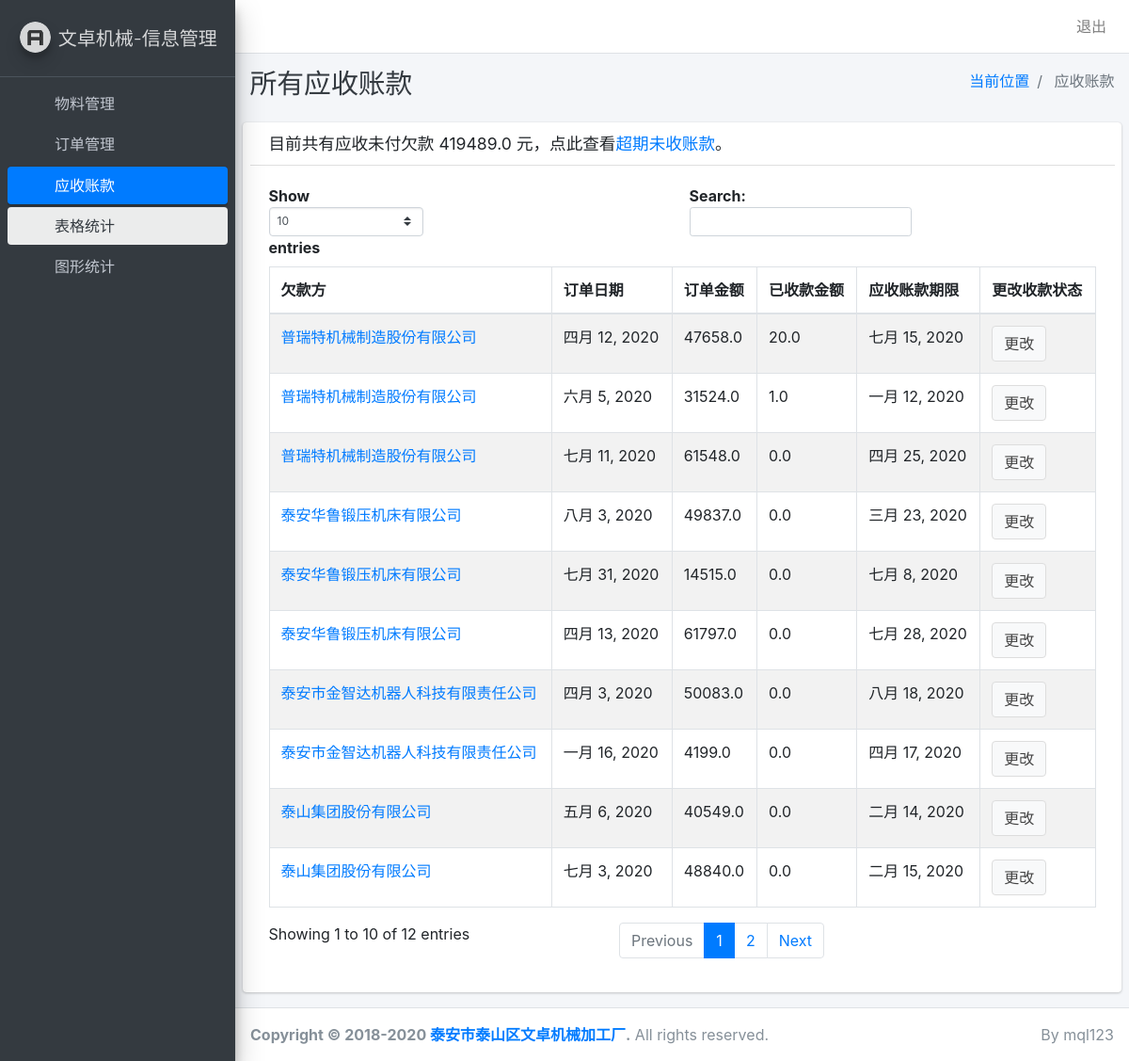
/debt/ (signed in), run on the app's committed database.
### debt/models.py (models this page shows)
class Debt(models.Model):
    order = models.ForeignKey(Order, on_delete=models.CASCADE, verbose_name='订单')
    clear = models.BooleanField(default=False, verbose_name='是否全部回款')
    alredy_cleared=models.FloatField(default=0, verbose_name='已收款金额')
    last_date = models.DateField(verbose_name='应收日期')
    def __str__(self):
        return f'{self.order.order_date} {self.order.buyer} 欠 {self.order.get_sum()}元'
    class Meta:
        verbose_name = "应收账款"
        verbose_name_plural = "应收账款"

### order/models.py (models this page shows, shortened)
class Order(models.Model):
    buyer = models.ForeignKey(Company, on_delete=models.CASCADE, related_name='comp_buyer', verbose_name='甲方')
    seller = models.ForeignKey(Company, on_delete=models.CASCADE, related_name='comp_seller', verbose_name='乙方')
    mat_set = models.ManyToManyField(Material, related_name='mat_order', verbose_name='产品列表')
    order_place = models.CharField(max_length=200, verbose_name='合同签订地点')
    order_code = models.CharField(max_length=200, verbose_name='甲方合同编号')
    order_date = models.DateField(verbose_name='合同签订日期')
    deposit_percent = models.FloatField(verbose_name='预付定金比例（百分数）',default=0.0)
    def get_sum(self):
        return sum((mat.material_price*mat.material_num for mat in self.mat_set.all()))
    class Meta:
        verbose_name = "订单"
        verbose_name_plural = "订单"

class Company(models.Model):
    comp_name = models.CharField(max_length=200, verbose_name='公司名称')
    comp_addr = models.CharField(max_length=200, verbose_name='公司地址',blank=True)
    comp_legal_person = models.CharField(max_length=100, verbose_name='法定代表人',blank=True)
    comp_agent_person = models.CharField(max_length=100, verbose_name='委托代理人',blank=True)
    comp_phone = models.CharField(max_length=20, verbose_name='电话',blank=True)
    comp_mail = models.CharField(max_length=20, verbose_name='邮编',blank=True)
    comp_bank_name = models.CharField(max_length=30, verbose_name='开户银行',blank=True)
    comp_bank_account = models.CharField(max_length=30, verbose_name='银行账号',blank=True)
    comp_tax_account = models.CharField(max_length=30, verbose_name='税号',blank=True)
    comp_contact_person = models.CharField(max_length=30, verbose_name='联系人',blank=True)
    def __str__(self):
        return self.comp_name
    class Meta:
        verbose_name = "客户"
        verbose_name_plural = "客户"

### material/models.py (models this page shows, shortened)
class Material(models.Model):
    material_name = models.CharField(max_length=200, verbose_name='产品名称')
    material_spec = models.CharField(max_length=100, verbose_name='产品规格')
    material_unit = models.CharField(max_length=10, verbose_name='产品单位')
    material_num = models.IntegerField(verbose_name='数量')
    material_price = models.FloatField(verbose_name='单价')
    material_date = models.DateField(verbose_name='交货日期')
    material_expl = models.CharField(max_length=200, verbose_name='备注')
    class Meta:
        verbose_name = "产品"
        verbose_name_plural = "产品"

### login/wrapper.py (the view)
    def wrapper(*args, **kw):
        if args[0].session.get('is_login'):
            return func(*args,**kw)
        else:
            return redirect('login:login')

### debt/views.py (called while the page is built)
@login_required
def index(request):
    debts = Debt.objects.filter(Q(clear=False) & Q(order__seller__id=1))
    all_debts_sum = sum((i.order.get_sum() for i in debts))
    return render(request, 'debt/table.html', {'debts': debts, 'all_debts_sum': all_debts_sum})

### login/wrapper.py (called while the page is built)
def login_required(func):
    def wrapper(*args, **kw):
        if args[0].session.get('is_login'):
            return func(*args,**kw)
        else:
            return redirect('login:login')
    return wrapper

### debt/templates/debt/table.html (shortened to what this page needs)
{% extends 'base.html' %}
{% load static %}
{% block header %}
    所有应收账款
{% endblock %}
{% block css %}
    <link rel="stylesheet" href="{% static 'adminlte-3.0.5/plugins/sweetalert2-theme-bootstrap-4/bootstrap-4.min.css' %}">
    <link rel="stylesheet" href="{% static 'adminlte-3.0.5/plugins/toastr/toastr.min.css' %}">
{% endblock %}
{% block where %}
    应收账款
{% endblock %}
{% block content %}
    <div class="card col-lg-12">
        <div class="card-header">
            <h3 class="card-title">目前共有应收未付欠款 {{ all_debts_sum }} 元，点此查看<a href="{% url 'debt:overdue' %}">超期未收账款</a>。</h3>
        </div>
        <div class="card-body">
            <div id="example1_wrapper" class="dataTables_wrapper dt-bootstrap4">
                <div class="row">
                    <div class="col-lg-12">
                        <table id="example1" class="table table-bordered table-striped dataTable dtr-inline" role="grid"
                               aria-describedby="example1_info">
                            <thead>
                            <tr role="row">
                                <th class="sorting" tabindex="0" aria-controls="example1" rowspan="1" colspan="1"
                                    aria-label="Rendering engine: activate to sort column ascending">欠款方
                                </th>
                                <th class="sorting" tabindex="0" aria-controls="example1" rowspan="1" colspan="1"
                                    aria-label="Browser: activate to sort column ascending">订单日期
                                </th>
                                <th class="sorting" tabindex="0" aria-controls="example1" rowspan="1" colspan="1"
                                    aria-label="Platform(s): activate to sort column ascending">订单金额
                                </th>
                                <th class="sorting" tabindex="0" aria-controls="example1" rowspan="1" colspan="1"
                                    aria-label="Platform(s): activate to sort column ascending">已收款金额
                                </th>
                                <th class="sorting_desc" tabindex="0" aria-controls="example1" rowspan="1" colspan="1"
                                    aria-label="Engine version: activate to sort column ascending"
                                    aria-sort="descending">应收账款期限
                                </th>
                                <th class="sorting_desc" tabindex="0" aria-controls="example1" rowspan="1" colspan="1"
                                    aria-label="Engine version: activate to sort column ascending"
                                    aria-sort="descending">
                                    更改收款状态
                                </th>
                            </tr>
                            </thead>
                            <tbody>
                            <tr>
                            {% for debt in debts %}
                                <td><a href="/admin/debt/debt/{{ debt.id }}/change" target="_blank">{{ debt.order.buyer }}</a></td>
                                <td>{{ debt.order.order_date }}</td>
                                <td>{{ debt.order.get_sum }}</td>
                                <td>{{ debt.alredy_cleared }}</td>
                                <td >{{ debt.last_date }}</td>
                                <td>
                                    <button type="button" class="btn btn-default toastrDefaultSuccess" id="{{ debt.id }}" content="{{ debt }}">
                                        更改
                                    </button>
                                </td>
                            </tr>
                            {% endfor %}
                            </tbody>
                        </table>
                    </div>
                </div>
            </div>
        </div>
    </div>
{% endblock %}

### templates/base.html (shortened to what this page needs)
{% load static %}
<!DOCTYPE html>
<html lang="en">
<head>
    <link rel="stylesheet" href="{% static 'adminlte-3.0.5/plugins/fontawesome-free/css/all.min.css' %}">
    <link rel="stylesheet" href="{% static 'adminlte-3.0.5/dist/css/adminlte.min.css' %}">
    {% block css %}{% endblock %}
</head>
<body class="hold-transition sidebar-mini">
<div class="wrapper">
    <nav class="main-header navbar navbar-expand navbar-white navbar-light">
        <ul class="navbar-nav">
            <li class="nav-item">
                <a class="nav-link" data-widget="pushmenu" href="#" role="button"><i class="fas fa-bars"></i></a>
            </li>
        </ul>
        <ul class="navbar-nav ml-auto">
            <li class="nav-item d-none d-sm-inline-block">
                <a href="/logout" class="nav-link">退出</a>
            </li>
        </ul>
    </nav>
    <aside class="main-sidebar sidebar-dark-primary elevation-4">
        <a href="#" class="brand-link" style="padding: 1.6rem 0.5rem">
            <img src="{% static 'adminlte-3.0.5/dist/img/AdminLTELogo.png' %}" alt="AdminLTE Logo" class="brand-image img-circle elevation-3"
                 style="opacity: .8">
            <span class="brand-text font-weight-light">文卓机械-信息管理</span>
        </a>
        <div class="sidebar">
            <nav class="mt-2">
                <ul class="nav nav-pills nav-sidebar flex-column" data-widget="treeview" role="menu" data-accordion="false">
                    <li class="nav-item">
                        <a href="{% url 'material:index' %}" class="nav-link">
                            <i class="nav-icon fas fa-tachometer-alt"></i>
                            <p>
                                物料管理
                            </p>
                        </a>
                    </li>
                    <li class="nav-item">
                        <a href="{% url 'order:index' %}" class="nav-link">
                            <i class="nav-icon fas fa-shopping-cart"></i>
                            <p>
                                订单管理
                            </p>
                        </a>
                    </li>
                    <li class="nav-item has-treeview menu-open">
                        <a href="#" class="nav-link">
                            <i class="nav-icon fas fa-book"></i>
                            <p>
                                应收账款
                                <i class="right fas fa-angle-left"></i>
                            </p>
                        </a>
                        <ul class="nav nav-treeview">
                            <li class="nav-item">
                                <a href="{% url 'debt:index' %}" class="nav-link">
                                    <i class="nav-icon fas fa-table"></i>
                                    <p>表格统计</p>
                                </a>
                            </li>
                            <li class="nav-item">
                                <a href="{% url 'debt:charts' %}" class="nav-link">
                                    <i class="nav-icon fas fa-chart-pie"></i>
                                    <p>图形统计</p>
                                </a>
                            </li>
                        </ul>
                    </li>
                </ul>
            </nav>
        </div>
    </aside>
    <div class="content-wrapper">
        <div class="content-header">
            <div class="container-fluid">
                <div class="row mb-2">
                    <div class="col-sm-6">
                        <h1 class="m-0 text-dark">{% block header %}{% endblock %}</h1>
                    </div>
                    <div class="col-sm-6">
                        <ol class="breadcrumb float-sm-right">
                            <li class="breadcrumb-item"><a href="#">当前位置</a></li>
                            <li class="breadcrumb-item active">{% block where %}{% endblock %}</li>
                        </ol>
                    </div>
                </div>
            </div>
        </div>
        <div class="content">
            <div class="container-fluid">
                <div class="row">
                    {% block content %}{% endblock %}
                </div>
            </div>
        </div>
    </div>
    <footer class="main-footer">
        <div class="float-right d-none d-sm-inline">
            By mql123
        </div>
        <strong>Copyright &copy; 2018-2020 <a href="https://nuaa.edu.cn">泰安市泰山区文卓机械加工厂</a>.</strong> All rights reserved.
    </footer>
</div>

### data on the page
Debt: order.buyer "泰山集团股份有限公司", order.order_date "五月 6, 2020", order.get_sum "40549.0", alredy_cleared "0.0", last_date "二月 14, 2020"
Debt: order.buyer "泰安华鲁锻压机床有限公司", order.order_date "八月 3, 2020", order.get_sum "49837.0", alredy_cleared "0.0", last_date "三月 23, 2020"
Debt: order.buyer "普瑞特机械制造股份有限公司", order.order_date "四月 12, 2020", order.get_sum "47658.0", alredy_cleared "20.0", last_date "七月 15, 2020"
Debt: order.buyer "普瑞特机械制造股份有限公司", order.order_date "六月 5, 2020", order.get_sum "31524.0", alredy_cleared "1.0", last_date "一月 12, 2020"
Debt: order.buyer "泰安市金智达机器人科技有限责任公司", order.order_date "四月 3, 2020", order.get_sum "50083.0", alredy_cleared "0.0", last_date "八月 18, 2020"
Debt: order.buyer "泰安华鲁锻压机床有限公司", order.order_date "七月 31, 2020", order.get_sum "14515.0", alredy_cleared "0.0", last_date "七月 8, 2020"
Debt: order.buyer "泰山集团股份有限公司", order.order_date "七月 3, 2020", order.get_sum "48840.0", alredy_cleared "0.0", last_date "二月 15, 2020"
Debt: order.buyer "泰安市金智达机器人科技有限责任公司", order.order_date "一月 16, 2020", order.get_sum "4199.0", alredy_cleared "0.0", last_date "四月 17, 2020"
Debt: order.buyer "普瑞特机械制造股份有限公司", order.order_date "七月 11, 2020", order.get_sum "61548.0", alredy_cleared "0.0", last_date "四月 25, 2020"
Debt: order.buyer "泰安华鲁锻压机床有限公司", order.order_date "四月 13, 2020", order.get_sum "61797.0", alredy_cleared "0.0", last_date "七月 28, 2020"

### other printed values
{{ all_debts_sum }} "419489.0"
